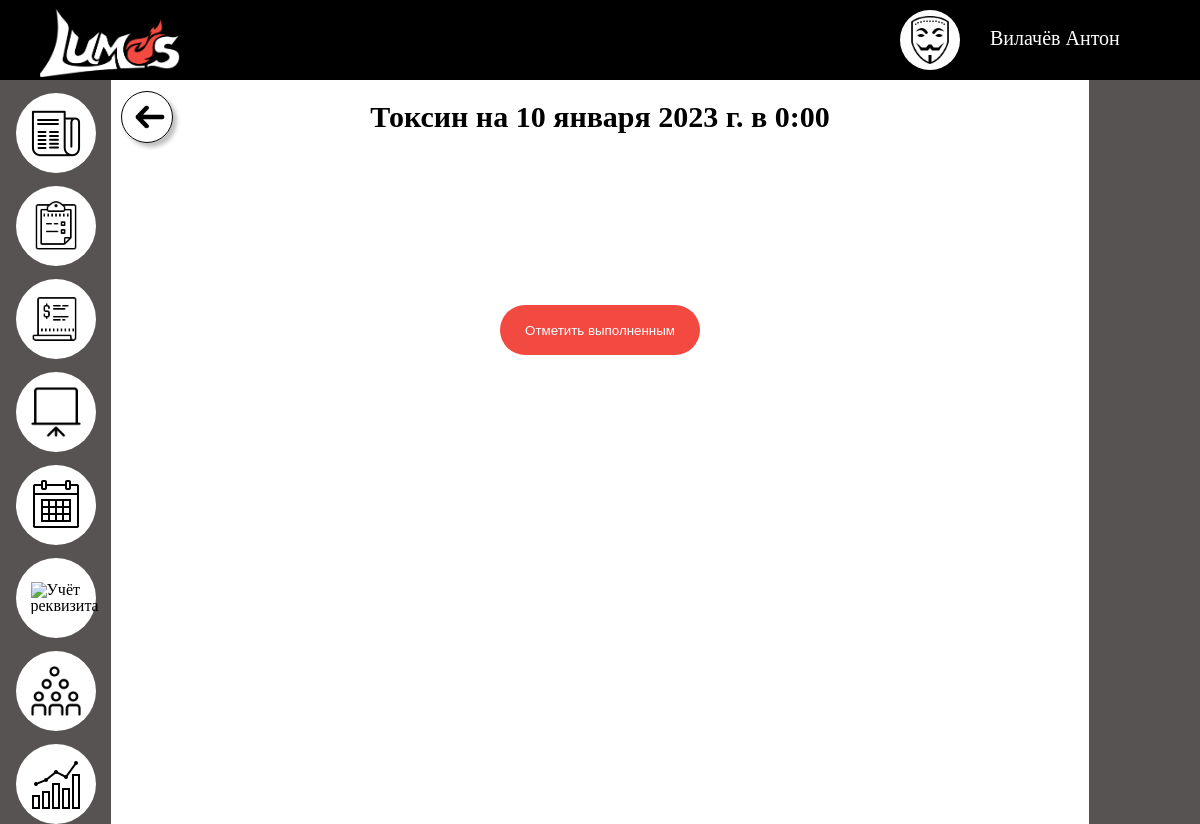
Screenshot of /orders/17/complete with the database file from the repository.
### main/models.py (models this page shows, shortened)
class Project(models.Model):
    name = models.CharField("Название", max_length=30)
    base_cost = models.SmallIntegerField("Стоимость")
    avatar = models.ImageField("Аватарка", upload_to="project's avatars", null=True, blank=True)
    description = models.TextField("Описание", null=True, blank=True)
    task = models.ForeignKey(
        Task, verbose_name="Задачи", related_name="Project_Task", on_delete=models.SET_NULL, null=True, blank=True
    )
    employee = models.ManyToManyField(Employee, verbose_name="Сотрудники", related_name="Project_Employee",
                                      null=True, blank=True)
    props = models.ManyToManyField(Props, verbose_name="Реквизит", related_name="Project_Props",
                                   null=True, blank=True)
    order = models.ManyToManyField(Order, verbose_name="orders", related_name="Project_Order",
                                   null=True, blank=True)
    def __str__(self):
        return self.name
    class Meta:
        verbose_name = "Проект"
        verbose_name_plural = "Проекты"

class Order(models.Model):
    date = models.DateField("Дата", default=datetime.date.today)
    time = models.TimeField("Время", default=datetime.time)
    place = models.CharField("Адрес", max_length=60)
    customer = models.CharField("ФИО Заказчика", max_length=50)
    phoneNumberRegex = RegexValidator(regex=r"^\+?1?\d{8,15}$")
    phone = models.CharField(validators=[phoneNumberRegex], max_length=12)
    comment = models.TextField("Комментарий", null=True, blank=True)
    realization = models.BooleanField(null=True, blank=True, default=False)
    employee = models.ManyToManyField(Employee, verbose_name="Работники", related_name="Order_Employee",
                                      null=True, blank=True)
    class Meta:
        verbose_name = "Заказ"
        verbose_name_plural = "Заказы"

### main/views.py (the view)
# urls.py: path('orders/<int:pk>/complete', views.CompleteOrderView.as_view(), name='complete_order'),
class CompleteOrderView(UpdateView):
    model = Order
    template_name = "main/complete_order.html"
    form_class = OrderForm

### main/templates/main/complete_order.html (shortened to what this page needs)
{% extends 'main/base.html' %}
{% load static %}
{% block center %}
            <div class="first-main-add-project in-project1">
                <a class="back-to-projects back-in-project" href=" {% url 'orders' %} ">
                    <img id="back" src=" {% static 'main/img/Стрелка.png' %} " alt='Назад'>
                </a>
                                <h1> {% for i in order.Project_Order.all %} {{ i }} {% endfor %}
                                на {{ order.date }} в {{ order.time }}</h1>
                <div class="first-main-add-project-left in-under-in-project1">
                </div>
            </div>
            <div class="second-main-add-project in-project2">
                <form method="post">
                    <button id="delete-project-in-delete" type="submit">Отметить выполненным</button>
                </form>
            </div>
{% endblock %}

### main/static/main/css/style.css (style rules this page uses)
html { box-sizing: border-box; }
body { background-color: #ffffff; overflow: hidden; }
.back-to-projects { position: absolute; width: 50px; height: 50px; border-radius: 50%; border: 1px solid #000000; box-shadow: 4px 4px 4px rgba(0, 0, 0, 0.25); align-content: center; align-items: center; margin-left: 10px; }
.first-main-add-project { position: relative; width: 100%; height: 40%; display: flex; flex-flow: row nowrap; align-items: center; align-content: center; justify-content: space-around; }
.first-main-add-project h1 { position: absolute; font-size: 30px; font-weight: bold; }
.first-main-add-project-left { width: 50%; height: 100%; display: flex; flex-flow: column nowrap; align-items: center; align-content: center; justify-content: space-between; }
.second-main-add-project { position: relative; width: 100%; height: 40%; }
.in-project1 { height: 10%; }
.in-project2 { height: 90%; }
.back-in-project { position: absolute; display: flex; flex-flow: column nowrap; align-items: center; align-content: center; justify-content: space-between; left: 0; }
.in-under-in-project1 { margin-left: 100px; }
#back { width: 40px; height: auto; margin-left: calc(50% - 20px); margin-top: calc(50% - 20px); transform: rotate(180deg); }
#delete-project-in-delete { position: absolute; width: 200px; height: 50px; margin-left: calc(50% - 100px); margin-top: calc(18% - 25px); background: #F24941; color: white; border-radius: 30px; border: none; }

### rows the page displays
Project: name "Токсин"
Order: date "10 января 2023 г.", time "0:00"
